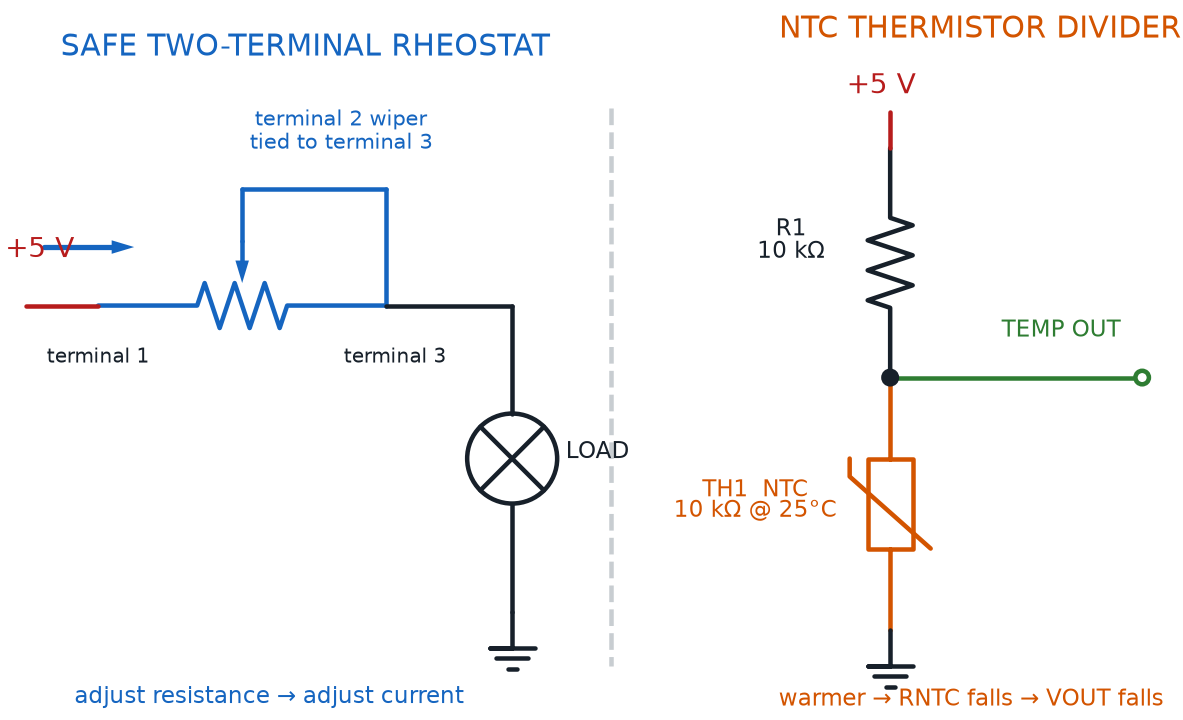

Recreate this plot in Python.
#!/usr/bin/env python3
"""Render safe rheostat wiring and an NTC thermistor divider.

Prompt:
    Draw two side-by-side application circuits. First show a potentiometer used
    safely as a two-terminal rheostat by tying its wiper to one outer terminal,
    leaving no floating wiper failure, and placing it in series with a load.
    Second show a 5 V voltage divider with a 10 kΩ fixed resistor above the
    output node and an NTC thermistor below it, so warming the NTC lowers its
    resistance and lowers VOUT. Label all three potentiometer terminals, the
    tied connection, the thermistor output, and current or voltage behavior.

Topology: rheostat +5V->RHEO(start)->RHEO(end+tied wiper)->load->GND;
thermistor +5V->R1->TEMP_OUT->TH1(NTC)->GND.
Assumptions: The rheostat load is a generic low-current lamp and the NTC's
nominal value is 10 kΩ at 25°C.
"""

from pathlib import Path
import sys

sys.path.insert(0, str(Path(__file__).resolve().parents[3]))
import schemdraw.elements as elm
from docs.schematic_utils import (
    BLUE,
    GREEN,
    INK,
    ORANGE,
    RED,
    arrow,
    dot,
    drawing,
    ground,
    save_cli,
    text,
    wire,
)


def build_drawing():
    d = drawing()
    text(d, "SAFE TWO-TERMINAL RHEOSTAT", (3.8, 7.6), color=BLUE, fontsize=12)
    pot = d.add(elm.Potentiometer().right().at((1.6, 4.8)).length(3.2).color(BLUE))
    wire(d, (0.8, 4.8), pot.start, color=RED)
    text(d, "+5 V", (0.85, 5.35), color=RED, fontsize=11)
    wire(d, pot.tap, (pot.tap[0], 6.1), color=BLUE)
    wire(d, (pot.tap[0], 6.1), (pot.end[0], 6.1), color=BLUE)
    wire(d, (pot.end[0], 6.1), pot.end, color=BLUE)
    lamp = d.add(elm.Lamp2().down().at((6.2, 4.8)).to((6.2, 1.4)).color(INK))
    wire(d, pot.end, lamp.start)
    ground(d, lamp.end)
    text(d, "terminal 1", (1.5, 4.15), fontsize=8)
    text(d, "terminal 3", (4.8, 4.15), fontsize=8)
    text(
        d, "terminal 2 wiper\ntied to terminal 3", (4.2, 6.65), color=BLUE, fontsize=8.5
    )
    text(d, "LOAD", (7.05, 3.1), fontsize=9)
    arrow(d, (1.0, 5.45), (2.0, 5.45), color=BLUE)
    text(d, "adjust resistance → adjust current", (3.4, 0.35), color=BLUE, fontsize=9)

    text(d, "NTC THERMISTOR DIVIDER", (11.3, 7.8), color=ORANGE, fontsize=12)
    x, top_y, node_y = 10.4, 6.55, 4.0
    r1 = d.add(elm.Resistor().down().at((x, top_y)).to((x, node_y)).color(INK))
    ntc = d.add(elm.Thermistor().down().at(r1.end).to((x, 1.2)).color(ORANGE))
    ground(d, ntc.end)
    wire(d, (x, top_y), (x, top_y + 0.4), color=RED)
    text(d, "+5 V", (x, top_y + 0.62), color=RED, fontsize=11)
    dot(d, r1.end)
    wire(d, r1.end, (13.2, node_y), color=GREEN)
    dot(d, (13.2, node_y), open=True, color=GREEN)
    text(d, "R1\n10 kΩ", (9.2, 5.45), fontsize=9)
    text(d, "TH1  NTC\n10 kΩ @ 25°C", (8.8, 2.55), color=ORANGE, fontsize=9)
    text(d, "TEMP OUT", (12.2, node_y + 0.45), color=GREEN, fontsize=9)
    text(d, "warmer → RNTC falls → VOUT falls", (11.2, 0.35), color=ORANGE, fontsize=9)
    wire(d, (7.3, 7.0), (7.3, 0.8), color="#c8cdd1", ls="--")
    return d


if __name__ == "__main__":
    save_cli(build_drawing, __doc__)
